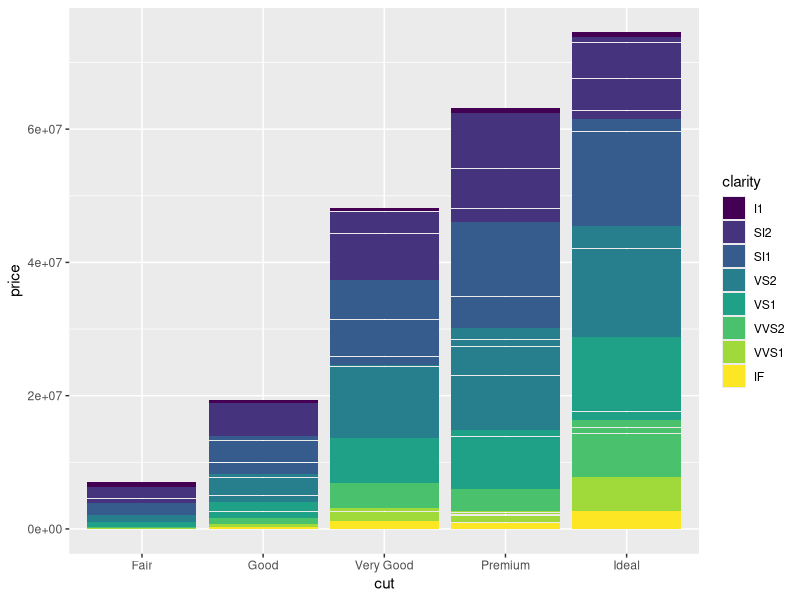
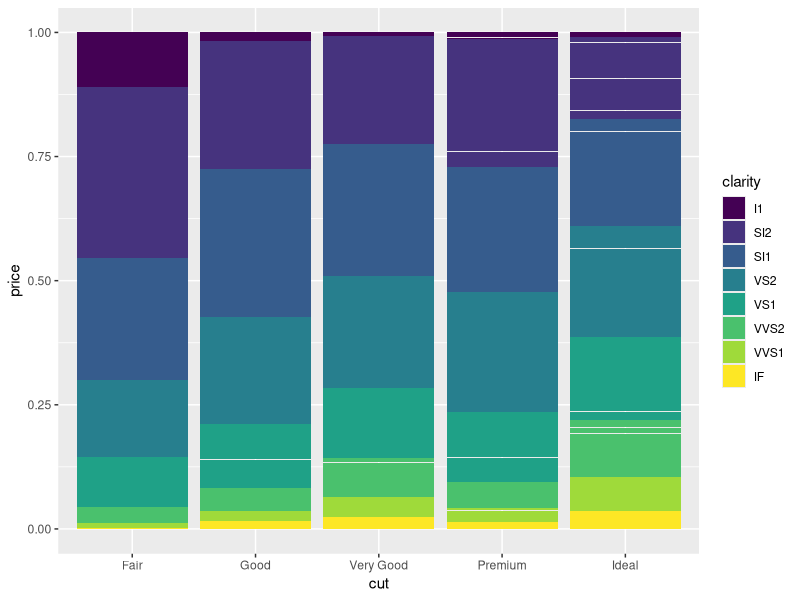
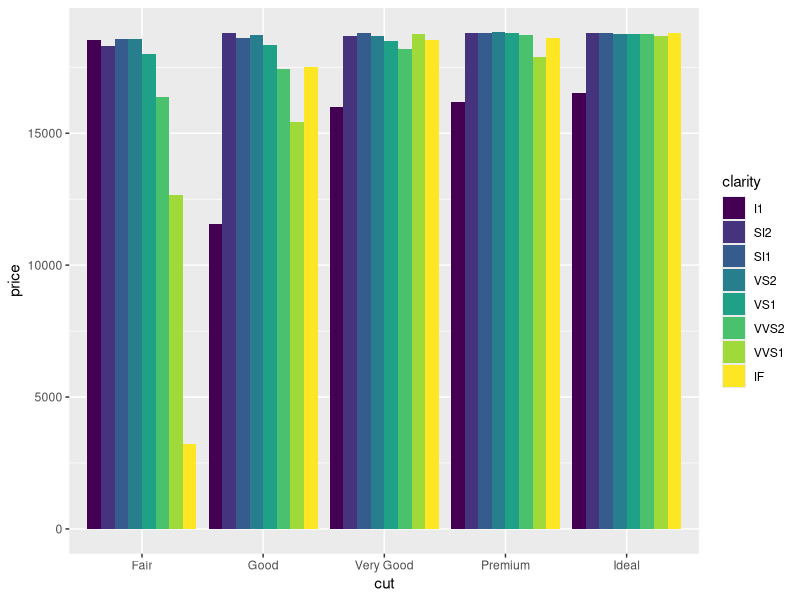
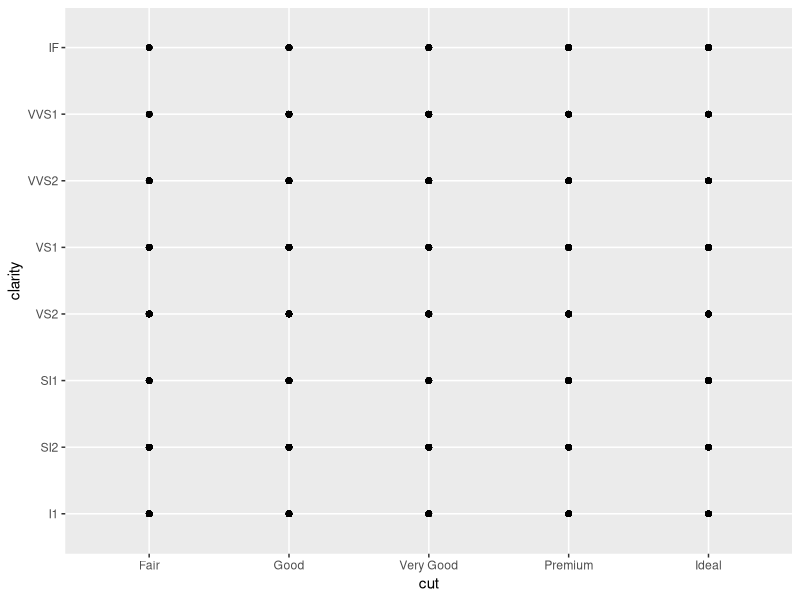
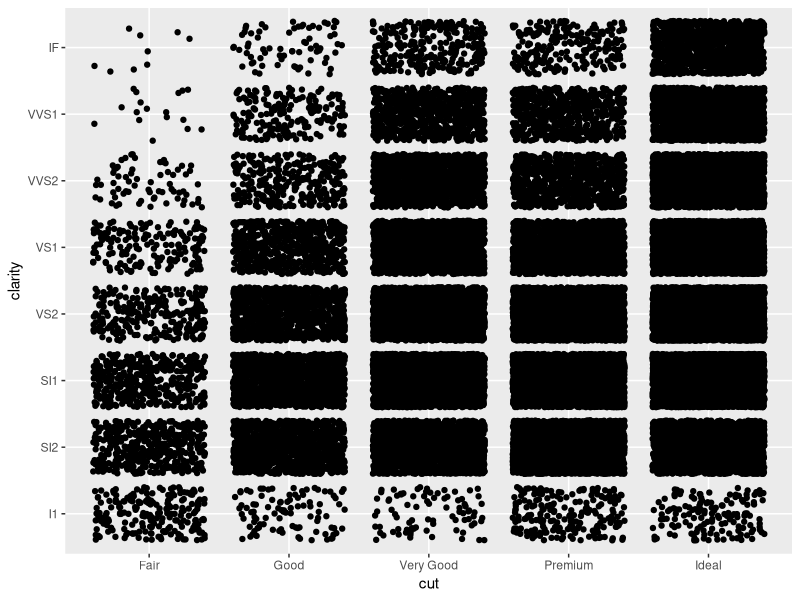
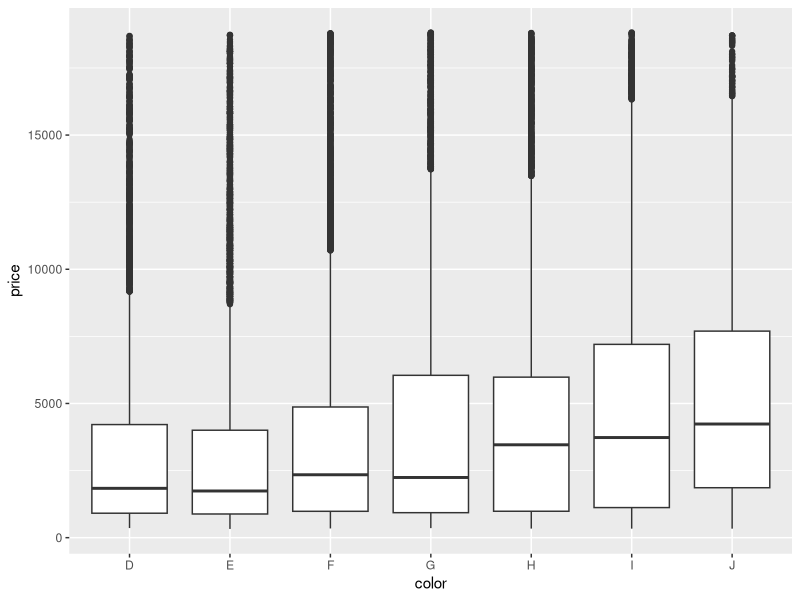
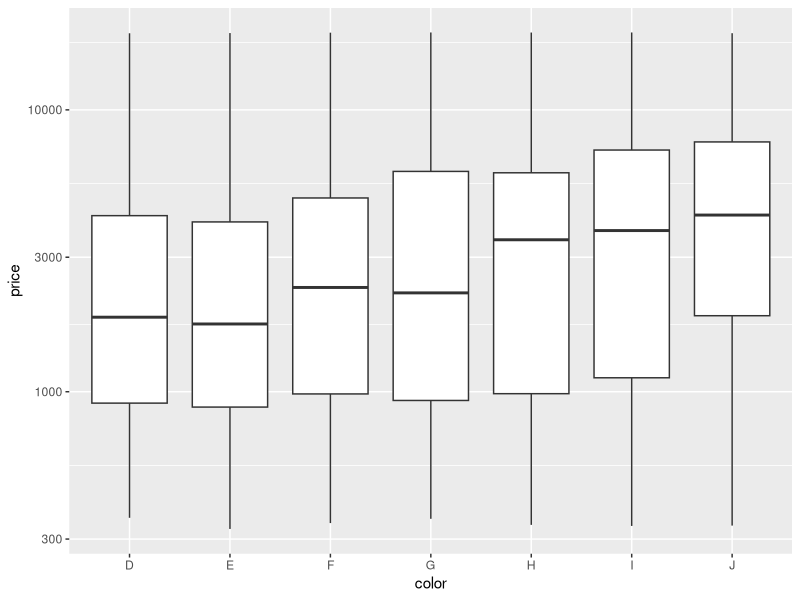
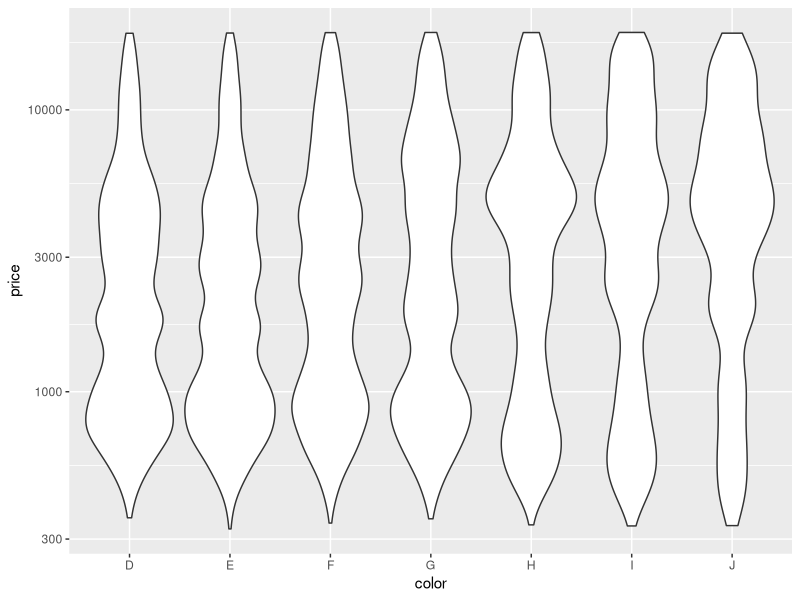

Reproduce these figures in R, in order.
# Exercise 2: advanced ggplot2 practice

# Install and load the `ggplot2` package
#install.packages('ggplot2')
library("ggplot2")


# For this exercise you will again be working with the `diamonds` data set.
# Use `?diamonds` to review details about this data set
?diamonds

## Position Adjustments

# Draw a column (bar) chart of diamonds cuts by price, with each bar filled by 
# clarity. You should see a _stacked_ bar chart.
ggplot(diamonds)+
  geom_col(mapping = aes(x=cut, y=price, fill=clarity))

# Draw the same chart again, but with each element positioned to "fill" the y axis
ggplot(diamonds)+
  geom_col(mapping = aes(x=cut, y=price, fill=clarity), 
           position = "fill")

# Draw the same chart again, but with each element positioned to "dodge" each other
ggplot(diamonds)+
  geom_col(mapping = aes(x=cut, y=price, fill=clarity), 
           position = "dodge")

# Draw a plot with point geometry with the x-position mapped to `cut` and the 
# y-position mapped to `clarity`
# This creates a "grid" grouping the points
ggplot(diamonds)+
  geom_point(mapping = aes(x=cut, y=clarity))

# Use the "jitter" position adjustment to keep the points from all overlapping!
# (This works a little better with a sample of diamond data, such as from the 
# previous exercise).
ggplot(diamonds)+
  geom_point(mapping = aes(x=cut, y=clarity),
             position = "jitter")


## Scales

# Draw a "boxplot" (with `geom_boxplot`) for the diamond's price (y) by color (x)
ggplot(diamonds)+
  geom_boxplot(mapping = aes(x=color, y=price))

# This has a lot of outliers, making it harder to read. To fix this, draw the 
# same plot but with a _logarithmic_ scale for the y axis.
ggplot(diamonds
       )+
  geom_boxplot(mapping = aes(x=color, y=price))+
  scale_y_log10()

# For another version, draw the same plot but with `violin` geometry instead of 
# `boxplot` geometry!
# How does the logarithmic scale change the data presentation?
ggplot(diamonds)+
  geom_violin(mapping = aes(x=color, y=price))+
  scale_y_log10()

# Another interesting plot: draw a plot of the diamonds price (y) by carat (x), 
# using a heatmap of 2d bins (geom_bin2d)
# What happens when you make the x and y channels scale logarithmically?
ggplot(diamonds)+
  geom_bin2d(mapping = aes(x=carat, y=price))+
  scale_y_log10()+
  scale_x_log10()

# Draw a scatter plot for the diamonds price (y) by carat (x). Color each point
# by the clarity (Remember, this will take a while. Use a sample of the diamonds 
# for faster results)
ggplot(diamonds)+
  geom_point(mapping = aes(x=carat, y=price, color= clarity))+
  scale_color_brewer(palette = "Purples", direction = -1)

# Change the color of the previous plot using a ColorBrewer scale of your choice. 
# What looks nice?



## Coordinate Systems

# Draw a bar chart with x-position and fill color BOTH mapped to cut
# For best results, SET the `width` of the geometry to be 1 (fill plot, no space
# between)
# TIP: You can save the plot to a variable for easier modifications
ggplot(diamonds)+
  geom_bar(mapping = aes(x=cut, fill=color))

# Draw the same chart, but with the coordinate system flipped
ggplot(diamonds)+
  geom_bar(mapping = aes(x=cut, fill=color))+
  coord_flip()

# Draw the same chart, but in a polar coordinate system. It's a Coxcomb chart!
ggplot(diamonds)+
  geom_bar(mapping = aes(x=cut, fill=color))+
  coord_polar()


## Facets

# Take the scatter plot of price by carat data (colored by clarity) and add 
# _facets_ based on the diamond's `color`
ggplot(diamonds)+
  geom_point(mapping = aes(x=carat, y=price, color= clarity))+
  facet_wrap(~color)


## Saving Plots

# Use the `ggsave()` function to save the current (recent) plot to disk.
# Name the output file "my-plot.png".
# Make sure you've set the working directory!!
ggsave("my-plot.png", plot = last_plot())
